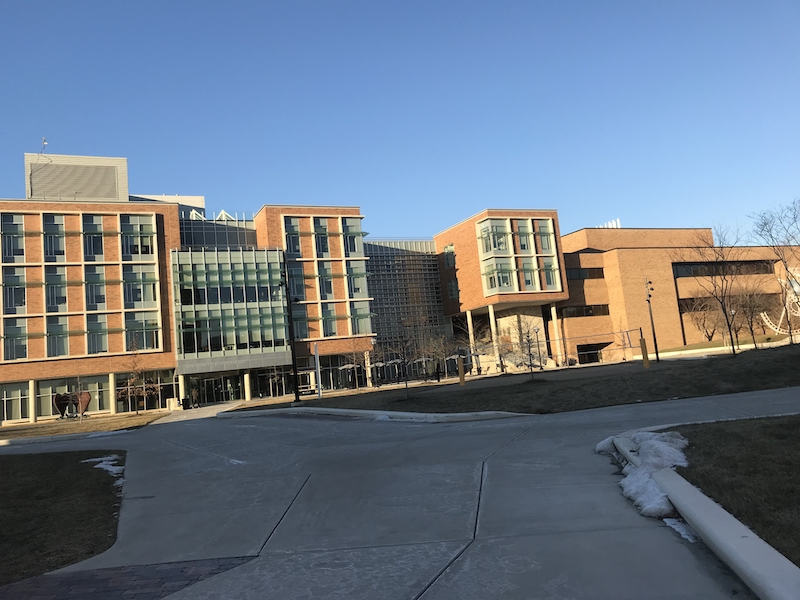
#> input picture pages/projects/computer-vision/442-hw3-main/task7/scenes/bbb/scene.jpg, 800 x 600 px; the run also reads 1 picture not shown here
$ python task7.py
#> lines starting #> are read from the running program, lines starting #| are printed output that depends on the picture; after the words box and inside, x2 and y2 are one past the last pixel; in counts of white or black regions, pixels touching at a corner belong together; pictures that were not available may be replaced by others from this repository, and a replacement may not be noted
### pages/projects/computer-vision/442-hw3-main/common.py
"""
Common functions
You are not expected to modify these
"""
import cv2
import numpy as np

#yeah yeah
_bits = []
for i in range(256):
    bs = bin(i)[2:].rjust(8,'0')
    _bits.append(np.array([float(v) for v in bs]))

def read_img(path):
    """Read image."""
#> called with path = 'task7/scenes/bbb/scene.jpg'
    image = cv2.imread(path, cv2.COLOR_BGR2RGB)
#> image is the input picture: shape (600, 800, 3); mean B, G, R 133.4, 119.2, 107.8
#> call 2 of read_img, with path = 'task7/scenes/bbb/template.png'
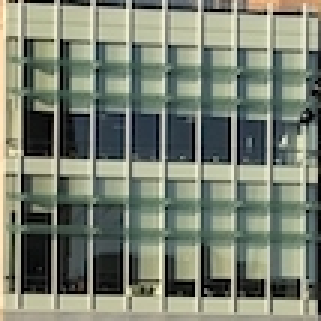
#> input picture pages/projects/computer-vision/442-hw3-main/task7/scenes/bbb/template.png, 107 x 107 px (shown 3 times larger)
#> in read_img, image is the input picture: shape (107, 107, 3); mean B, G, R 113.6, 128.5, 121.7
    return image

def save_img(img, path):
    """Save image."""
    cv2.imwrite(path, img)

# [86 lines left out: functions homography_transform, get_match_points, kps_to_matrix, expand_binarize, get_AKAZE, not called in this run]

### pages/projects/computer-vision/442-hw3-main/task7.py
"""
Task 7 Code
"""
import numpy as np
import common
from common import save_img, read_img
from homography import homography_transform, RANSAC_fit_homography
import cv2
import os


def task7_warp_and_combine(img1, img2, H):
    '''
    You may want to write a function that merges the two images together given
    the two images and a homography: once you have the homography you do not
    need the correspondences; you just need the homography.
    Writing a function like this is entirely optional, but may reduce the chance
    of having a bug where your homography estimation and warping code have odd
    interactions.

    Input - img1: Input image 1 of shape (H1,W1,3)
            img2: Input image 2 of shape (H2,W2,3)
            H: homography mapping betwen them
    Output - V: stitched image of size (?,?,3); unknown since it depends on H
                but make sure in V, for pixels covered by both img1 and warped img2,
                you see only img2
    '''
    img2_warped = cv2.warpPerspective(img2, H, (img1.shape[1], img1.shape[0]))

    # Create a mask for the warped image to cover only the overlapping areas with img1
    mask2_warped = np.zeros((img1.shape[0], img1.shape[1]), dtype=np.uint8)
    pts = np.array([[0, 0], [img2.shape[1], 0], [img2.shape[1], img2.shape[0]], [0, img2.shape[0]]]).reshape((-1, 1, 2))
    cv2.fillConvexPoly(mask2_warped, np.int32(cv2.perspectiveTransform(pts, H)), (255))

    # Create the stitched image by blending img1 and the masked, warped img2
    V = np.zeros_like(img1)
    V[mask2_warped == 255] = img2_warped[mask2_warped == 255]
    V[mask2_warped == 0] = img1[mask2_warped == 0]

    return V

def improve_image(scene, template, transfer):
    '''
    Detect template image in the scene image and replace it with transfer image.

    Input - scene: image (H,W,3)
            template: image (K,K,3)
            transfer: image (L,L,3)
    Output - augment: the image with

    Hints:
    a) You may assume that the template and transfer are both squares.
    b) This will work better if you find a nearest neighbor for every template
       keypoint as opposed to the opposite, but be careful about directions of the
       estimated homography and warping!
    '''
    sift = cv2.SIFT_create()
    kp1, des1 = sift.detectAndCompute(template, None)
#> kp1 = 183 keypoints; strongest (x, y, size): (53, 96, 2.1), (59, 96, 5.1), (72, 96, 4.8), (94, 96, 5.3)
    kp2, des2 = sift.detectAndCompute(scene, None)
#> kp2 = 1538 keypoints; strongest (x, y, size): (557, 365, 2), (553, 310, 3.6), (246, 377, 3.8), (182, 396, 3.4)

    # Match features between the template and scene images
    bf = cv2.BFMatcher()
    matches = bf.match(des1, des2)
#> matches = 183 matches

    best_matches = {}
    for match in matches:
        if match.queryIdx not in best_matches or match.distance < best_matches[match.queryIdx].distance:
            best_matches[match.queryIdx] = match
#> after the loop, best_matches = 183 items

    src_pts = np.float32([kp1[m.queryIdx].pt for m in best_matches.values()]).reshape(-1, 1, 2)
#> src_pts = 183 rows, first 8: [3.17, 65.06], [3.45, 6.43], [3.46, 19.58], [5.65, 44.15], [6.36, 75.99], [9.02, 26.28], [9.19, 72.15], [10.82, 91.78]
    dst_pts = np.float32([kp2[m.trainIdx].pt for m in best_matches.values()]).reshape(-1, 1, 2)
#> dst_pts = 183 rows, first 8: [747.4, 272.4], [173.4, 258.1], [747.4, 272.4], [178.6, 296.9], [707.9, 294.6], [564.1, 343.7], [267.4, 218.7], [673.2, 263.7]

    H, _ = cv2.findHomography(src_pts, dst_pts, cv2.RANSAC, 5.0)
#> H = [[1.2, 0.0637, 168.7], [0.0553, 1.02, 251.3], [0.000464, -9.91e-05, 1]]

    # Warp the transfer image onto the scene
    if transfer.shape[:2] != template.shape[:2]:
        # Resize the transfer image to match the size of the template image
        transfer = cv2.resize(transfer, template.shape[:2][::-1])
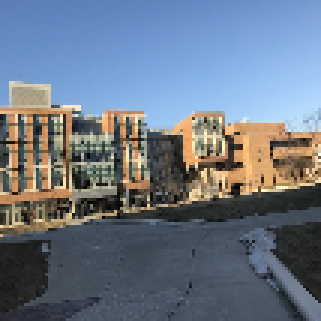
#> transfer: shape (107, 107, 3) (shown 3 times larger); mean B, G, R 133.2, 118.9, 107.5
    transfer_warped = cv2.warpPerspective(transfer, H, (scene.shape[1], scene.shape[0]))
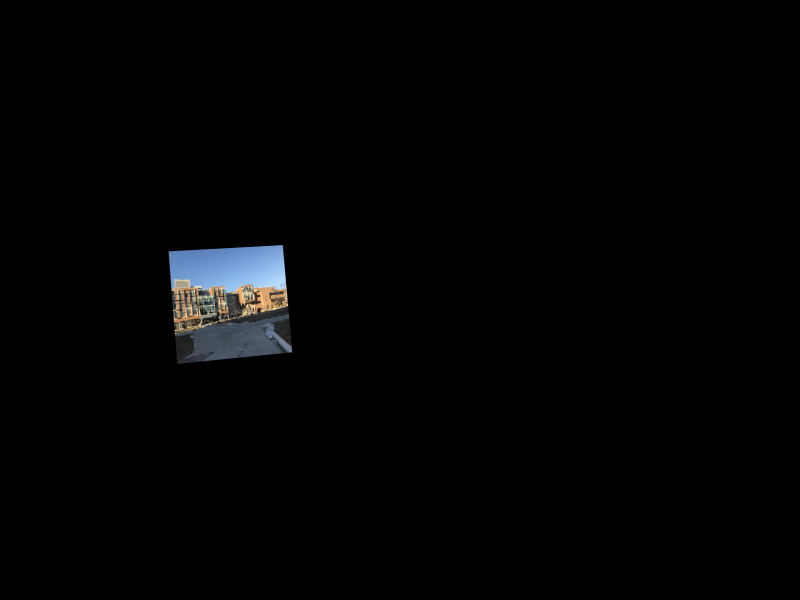
#> transfer_warped: shape (600, 800, 3); mean B, G, R 3.5, 3.1, 2.8

    # Use transfer image as mask to replace corresponding pixels in the scene image
    mask = cv2.threshold(cv2.cvtColor(transfer_warped, cv2.COLOR_BGR2GRAY), 1, 255, cv2.THRESH_BINARY)[1]
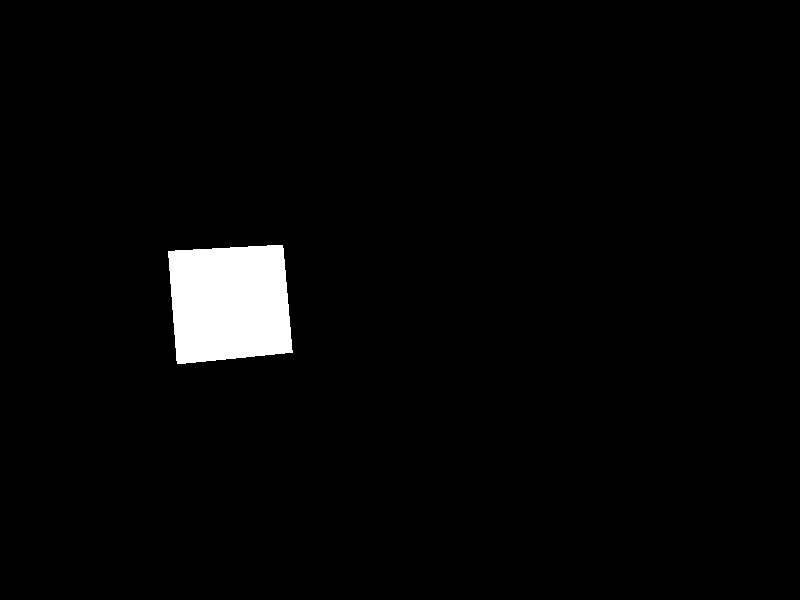
#> mask: shape (600, 800); 2.7% white; 1 white region, box (x1, y1, x2, y2) and area: (168, 245, 293, 364) 12900
    mask_inv = cv2.bitwise_not(mask)
    transfer_masked = cv2.bitwise_and(transfer_warped, transfer_warped, mask=mask)
    scene_masked = cv2.bitwise_and(scene, scene, mask=mask_inv)
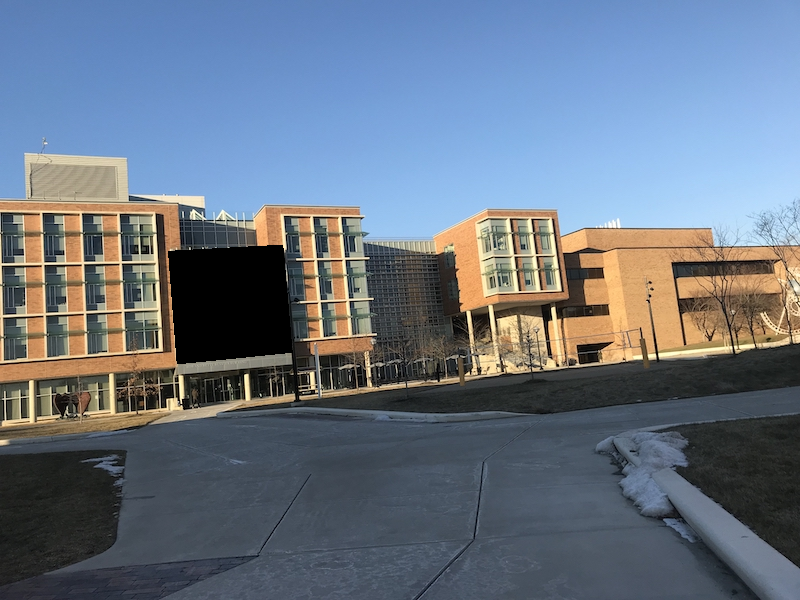
#> scene_masked: shape (600, 800, 3); mean B, G, R 130.7, 116.1, 104.9
    augmented = cv2.add(scene_masked, transfer_masked)
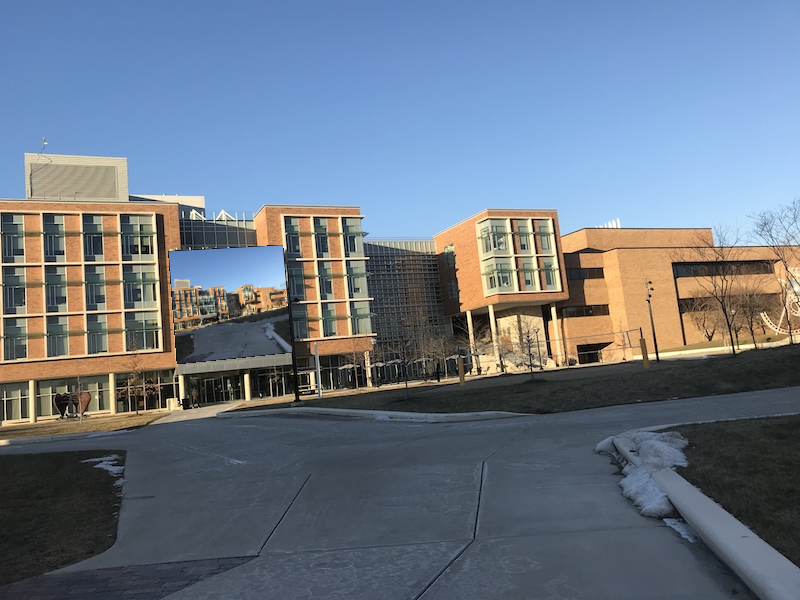
#> augmented: shape (600, 800, 3); mean B, G, R 134.2, 119.2, 107.7

    return augmented


if __name__ == "__main__":
    # Task 7
    to_stitch = 'vgg'
    I1 = read_img('task7/scenes/bbb/scene.jpg')
    I2 = read_img('task7/scenes/bbb/template.png')
    I3 = read_img('task7/seals/monk.png')
    res = improve_image(I1,I2,I3)
    save_img(res,"myimproved.jpg")
